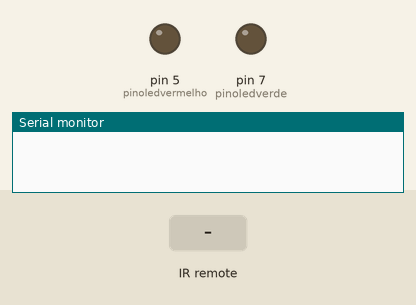
This sketch was run on a simulated Arduino Uno, built with avr-gcc and run on an emulated ATmega328P. Parts: output pins drawn as LEDs (lit = HIGH), the last lines printed to the serial monitor. The inputs (shaded band) are chosen by the test bench.

Above: at 1.2 s.
1.3 s: infrared code 0xFF6897 received
At 2.0 s:
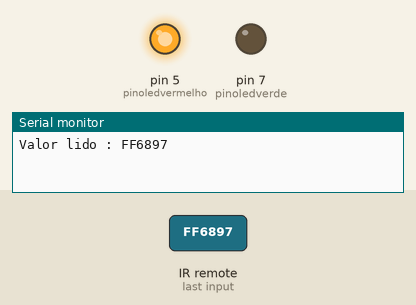
2.8 s: infrared code 0xFF9867 received
At 3.1 s:
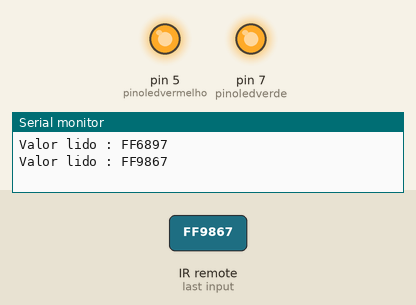
4.3 s: infrared code 0xFF30CF received
At 5.4 s:
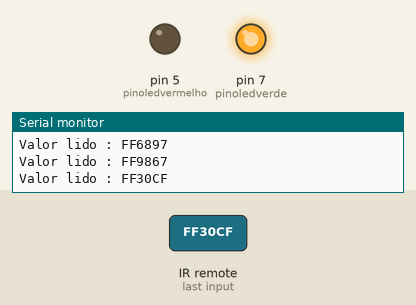
Timing chart, 0 to 7.3 s (numbered marks = the images above; inputs shaded):
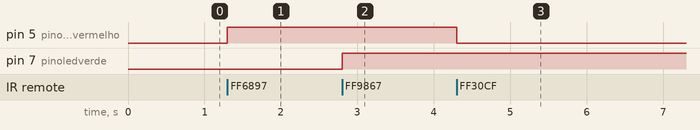

The sketch:

Controle_Remoto_IR.ino
```cpp
#include <IRremote.h>
//Teclas
float teclaCima     =0xFF629D;
float teclaEsquerda =0xFF22DD;
float teclaDireita  =0xFFC23D;
float teclaBaixo    =0xFFA857;
float teclaOK       =0xFF02FD;
float tecla1        =0xFF6897;
float tecla2        =0xFF9867;
float tecla3        =0xFFB04F;
float tecla4        =0xFF30CF;
float tecla5        =0xFF18E7;
float tecla6        =0xFF7A85;
float tecla7        =0xFF10EF;
float tecla8        =0xFF38C7;
float tecla9        =0xFF5AA5;
float tecla0        =0xFF4AB5;
float teclaEstrela  =0xFF42BD;
float teclaTralha   =0xFF52AD;

int RECV_PIN = 11;
float armazenavalor;
int pinoledvermelho = 5;
int pinoledverde = 7;

IRrecv irrecv(RECV_PIN);
decode_results results;

void setup()
{
  pinMode(pinoledvermelho, OUTPUT);
  pinMode(pinoledverde, OUTPUT);
  Serial.begin(9600);
  irrecv.enableIRIn(); // Inicializa o receptor IR
}
/*
*0xFF629D  tecla cima
*0xFF22DD  tecla esquerda
*0xFFC23D  tecla direita
*0xFFA857  tecla baixo
*0xFF02FD tecla OK
*0xFF6897 tecla 1
*0xFF9867 tecla 2
*0xFFB04F tecla 3
*0xFF30CF tecla 4
*0xFF18E7 tecla 5
*0xFF7A85 tecla 6
*0xFF10EF tecla 7
*0xFF38C7 tecla 8
*0xFF5AA5 tecla 9
*0xFF4AB5 tecla 0
*0xFF42BD tecla *
*0xFF52AD tecla #
*/
void loop()
{
  if (irrecv.decode(&results))
  {
    Serial.print("Valor lido : ");
    Serial.println(results.value, HEX);
    armazenavalor = (results.value);
    if (armazenavalor == 0xFF6897) //Verifica se a tecla 1 foi acionada
    {
      digitalWrite(pinoledvermelho, HIGH);  //Acende o led vermelho
    }
    if (armazenavalor == 0xFF30CF) //Verifica se a tecla 4 foi acionada
    {
      digitalWrite(pinoledvermelho, LOW); //Apaga o led vermelho
    }
    if (armazenavalor == 0xFF9867) //Verifica se a tecla 2 foi acionada
    {
      digitalWrite(pinoledverde, HIGH); //Acende o led verde
    }
    if (armazenavalor == 0xFF18E7) //Verifica se a tecla 5 foi acionada
    {
      digitalWrite(pinoledverde, LOW); //Apaga o led verde
    }

  irrecv.resume(); //Le o próximo valor
  }
}
```

Measured:
- after the input at 1.3 s, pin 5 (pinoledvermelho): LOW → HIGH at once
- after the input at 2.8 s, pin 7 (pinoledverde): LOW → HIGH at once
- after the input at 4.3 s, pin 5 (pinoledvermelho): HIGH → LOW at once
